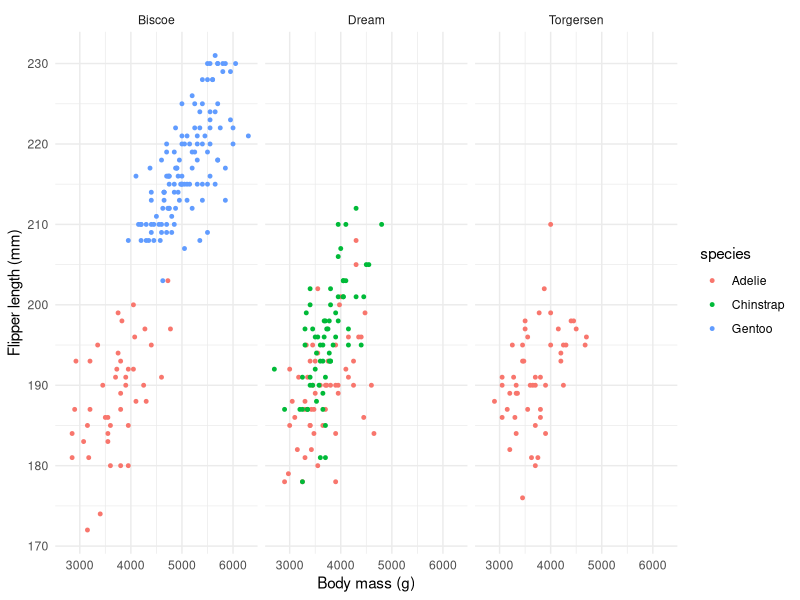

Reproduce this figure in R.
## ---- chunk 1
knitr::opts_chunk$set(echo = TRUE, warning = FALSE)

library(tidyverse)
library(palmerpenguins)
## ---- chunk 2
ggplot(data = penguins, aes(x = body_mass_g, y = flipper_length_mm)) +
  geom_point(aes(color = species), size = 1) +
  facet_wrap(~island) +
  theme_minimal() +
  labs(x = "Body mass (g)",
       y = "Flipper length (mm)")
